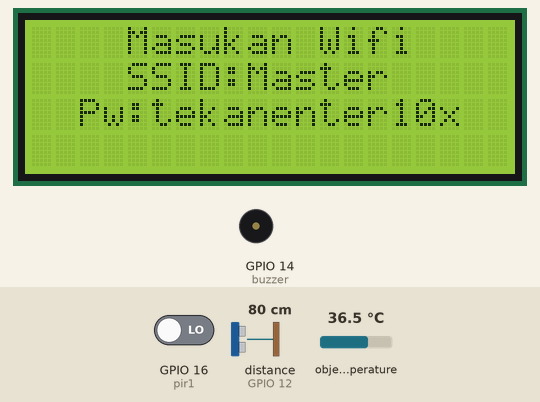
The sketch below on a simulated ESP8266 (NodeMCU). Shown: 20×4 character LCD, buzzer (waves = sounding, pin HIGH). Wiring (inferred from the names in the program): ultrasonic range finder: trigger GPIO 13; echo GPIO 12. The test bench sets the inputs (shaded band); at power-on: distance to the obstacle (sensor on GPIO 12) 80 cm, object temperature 36.5 °C, GPIO 16 (pir1) LOW. The echo pulse lasts 58.3 µs per cm; WiFi joins after 1.5 s; servers stay silent unless stated; pins used as bus, display or sensor lines are not drawn; what the sketch prints to the serial monitor is not drawn.

Above: at 4.2 s.
At 9.3 s:
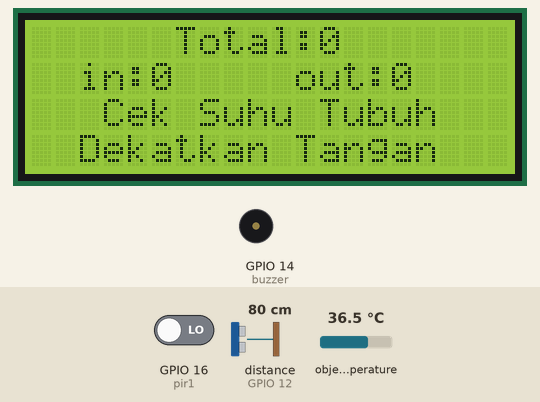
9.4 s: distance to the obstacle (sensor on GPIO 12) set to 7 cm
10.9 s: distance to the obstacle (sensor on GPIO 12) set to 4 cm
At 13.8 s:
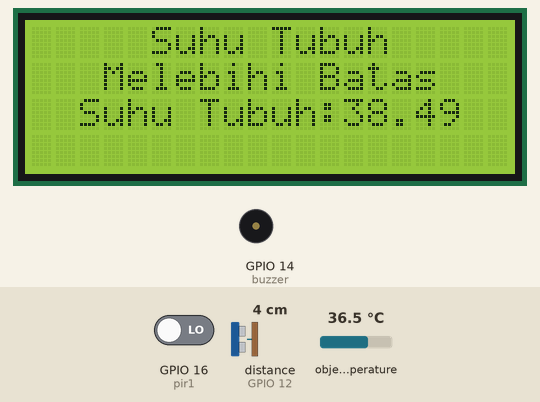
13.9 s: object temperature set to 20 °C
At 16.8 s:
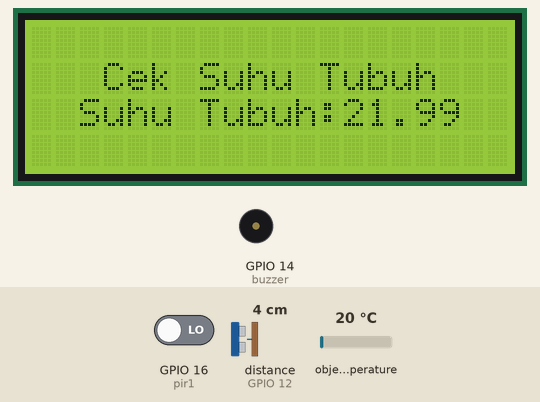
16.9 s: object temperature set to 26 °C
19.9 s: object temperature set to 39 °C
Timing chart, 0 to 22.4 s (numbered marks = the images above; inputs shaded):
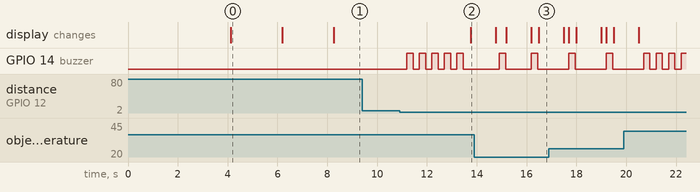

The sketch:

iot.ino
```cpp
#include <LiquidCrystal_I2C.h>
#include <Adafruit_MLX90614.h>
#include <Wire.h>
#include <ESP8266WiFi.h>
#include <ArduinoJson.h>
#include <FirebaseArduino.h>

LiquidCrystal_I2C lcd (0x27, 20,4);
Adafruit_MLX90614 mlx = Adafruit_MLX90614();

//Inisiasi Sensor Suhu dan Jarak
float data = 0;
const int trigPin = 13; //D7
const int echoPin = 12; //D6
long duration;
int distance;

//Inisiasi Buzzer
int buzzer = 14; // D5

//Inisiasi PIR Sensor
int pir1 = 16; // D0 IN
int pir2 = 0; //D3 OUT

//Variabel penghitungan pengunjung
int in = 0, out = 0, count = 0;

//inisiasi increment
int randomKey=0;

//Milis
unsigned long waktuSebelum0 = 0;
unsigned long waktuSebelum1 = 0;
unsigned long waktuSebelum2 = 0;
unsigned long waktuSebelum3 = 0;
unsigned long interval1 = 2000;
unsigned long interval2 = 3000;
unsigned long interval3 = 3500;

//Firebase
#define FIREBASE_HOST "YOUR FIREBASE HOST"
#define FIREBASE_AUTH "YOUR FIREBASE AUTH"

//Wifi Setting
#define WIFI_SSID "Master"
#define WIFI_PASSWORD "tekanenter10x"


void setup() {
  Serial.begin(9600);

  pinMode(trigPin, OUTPUT);
  pinMode(echoPin, INPUT);
  pinMode(pir1, INPUT);
  pinMode(pir2, INPUT);
  pinMode(buzzer, OUTPUT);
  digitalWrite(pir1, LOW);
  digitalWrite(pir2, LOW);


  lcd.begin();
  lcd.setCursor(6,1);
  lcd.print("Viscount");
  lcd.setCursor(4,2);
  lcd.print("Thermometer");
  delay(4000);
  lcd.clear();

  connect_wifi();
  mlx.begin();

}

void connect_wifi(){

  WiFi.begin(WIFI_SSID, WIFI_PASSWORD);
  Serial.print("connecting");
  while (WiFi.status() != WL_CONNECTED) {
    lcd.clear();
    lcd.setCursor(4,0);
    lcd.print("Masukan Wifi");
    lcd.setCursor(4,1);
    lcd.print("SSID:Master");
    lcd.setCursor(2,2);
    lcd.print("Pw:tekanenter10x");
    delay(1000);
    }

  lcd.clear();
  lcd.setCursor(5,1);
  lcd.print("Terhubung");
  lcd.setCursor(4,2);
  lcd.print("Ke Internet");
  delay(2000);
  lcd.clear();
  Serial.println();
  Serial.print("connected: ");
  Serial.println("Ip Address: ");
  Serial.print(WiFi.localIP());

  Firebase.begin(FIREBASE_HOST, FIREBASE_AUTH);
}


void loop() {
  unsigned long waktuSekarang = millis();
  long visin = digitalRead(pir1);
  long visout = digitalRead(pir2);
  data = mlx.readObjectTempC()+2;

  digitalWrite(trigPin, LOW);
  delayMicroseconds(2);
  digitalWrite(trigPin, HIGH);
  delayMicroseconds(10);
  digitalWrite(trigPin, LOW);

  duration = pulseIn(echoPin, HIGH);
  distance = duration * 0.034 / 2;

  if(waktuSekarang - waktuSebelum0 > 1500){
    if (distance <= 4){
       if (data >= 37.3 && data <= 100){
         for(int i=0; i<5; i++){
          digitalWrite(buzzer, HIGH);
          delay(250);
          digitalWrite(buzzer, LOW);
          delay(250);
          }
        delay(10);
        lcd.clear();
        lcd.setCursor(5, 0);
        lcd.print("Suhu Tubuh");
        lcd.setCursor(3, 1);
        lcd.print("Melebihi Batas");
        lcd.setCursor(2, 2);
        lcd.print("Suhu Tubuh: ");
        lcd.setCursor(13, 2);
        lcd.print(data);
        delay(1000);
        lcd.clear();

        randomKey++;
        String directory = "Suhu";
        String path = directory+"/"+randomKey+"/suhu";

        Firebase.setFloat(path, data);

      }
      if(data >= 0 && data < 37.3){

        digitalWrite(buzzer, HIGH);
        delay(250);
        digitalWrite(buzzer, LOW);

        delay(10);
        lcd.clear();
        lcd.setCursor(3, 1);
        lcd.print("Cek Suhu Tubuh");
        lcd.setCursor(2, 2);
        lcd.print("Suhu Tubuh: ");
        lcd.setCursor(13, 2);
        lcd.print(data);
        delay(1000);
        lcd.clear();

        randomKey++;
        String directory = "Suhu";
        String path = directory+"/"+randomKey+"/suhu";

        Firebase.setFloat(path, data);

        }
      else{
        digitalWrite(buzzer, HIGH);
        delay(250);
        digitalWrite(buzzer, LOW);

        delay(10);
        lcd.clear();
        lcd.setCursor(6, 1);
        lcd.print("Silahkan");
        lcd.setCursor(2, 2);
        lcd.print("Coba Sekali Lagi");
        delay(1000);
        lcd.clear();
        }
    }

    waktuSebelum0 = waktuSekarang;
  }


  if(waktuSekarang - waktuSebelum1 > interval1){
      lcd.clear();
      lcd.setCursor(6,0);
      lcd.print("Total: ");
      lcd.setCursor(12,0);
      lcd.print(count);
      lcd.setCursor(2,1);
      lcd.print("in: ");
      lcd.setCursor(5,1);
      lcd.print(in);
      lcd.setCursor(11,1);
      lcd.print("out: ");
      lcd.setCursor(15,1);
      lcd.print(out);
      lcd.setCursor(3, 2);
      lcd.print("Cek Suhu Tubuh");
      lcd.setCursor(2, 3);
      lcd.print("Dekatkan Tangan");

     waktuSebelum1 = waktuSekarang;
    }

    if(waktuSekarang - waktuSebelum2 > interval2){
       digitalWrite(pir1, LOW);

       if (visin == HIGH){
        count=count+1;
        in = in+1;
        for(int i=0; i<2; i++){
          digitalWrite(buzzer, HIGH);
          delay(100);
          digitalWrite(buzzer, LOW);
          delay(100);
          }

        Firebase.setInt("Data/masuk", in);
        if (Firebase.failed()) {
        Serial.print("Gagal memasukan data 'masuk' ke firebase");
        Serial.println(Firebase.error());
        return;
        }
        Firebase.setInt("Data/total", count);
        if (Firebase.failed()) {
          Serial.print("Gagal memasukan data 'total' ke firebase");
          Serial.println(Firebase.error());
          return;
          }
      }

       waktuSebelum2 = waktuSekarang;
    }
    if(waktuSekarang - waktuSebelum3 > interval3){
      digitalWrite(pir2, LOW);

      if (visout == HIGH){
         count=count-1;
         out = out+1;
         for(int i=0; i<2; i++){
          digitalWrite(buzzer, HIGH);
          delay(100);
          digitalWrite(buzzer, LOW);
          delay(100);
          }

         Firebase.setInt("Data/keluar", out);
         if (Firebase.failed()) {
            Serial.print("Gagal memasukan data 'keluar' ke firebase");
            Serial.println(Firebase.error());
            return;
           }
         Firebase.setInt("Data/total", count);
          if (Firebase.failed()) {
            Serial.print("Gagal memasukan data 'total' ke firebase");
            Serial.println(Firebase.error());
            return;
            }
        }

      waktuSebelum3 = waktuSekarang;
      }
}
```

Measured:
- the behaviour switches between 6 and 5 cm on distance to the obstacle (sensor on GPIO 12) (found by bisection; images 1 and 2)
- after the input at 9.4 s, every drawn part: stays the same
- after the input at 10.9 s, GPIO 14 (buzzer): alternates HIGH for 0.25 s and LOW for 0.25 s, starting after 0.30 s; the display: changes after 2.9 s (image 2)
- after the input at 13.9 s, the display: first differs from a run without the input after 2.6 s (image 3)
- what the display in image 0 shows lasts 2.1 s, from 4.1 s to 6.2 s
